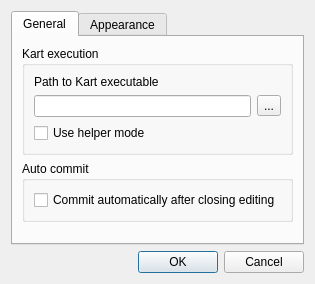
<?xml version="1.0" encoding="UTF-8"?>
<ui version="4.0">
 <class>Dialog</class>
 <widget class="QDialog" name="Dialog">
  <property name="geometry">
   <rect>
    <x>0</x>
    <y>0</y>
    <width>500</width>
    <height>400</height>
   </rect>
  </property>
  <property name="windowTitle">
   <string>Kart Settings</string>
  </property>
  <layout class="QVBoxLayout" name="mainVerticalLayout">
   <property name="sizeConstraint">
    <enum>QLayout::SetFixedSize</enum>
   </property>
   <item>
    <widget class="QTabWidget" name="tabSettings">
     <property name="currentIndex">
      <number>0</number>
     </property>
     <widget class="QWidget" name="tabGeneral">
      <attribute name="title">
       <string>General</string>
      </attribute>
      <layout class="QVBoxLayout" name="verticalLayoutGeneral">
       <item>
        <widget class="QGroupBox" name="grpKartExecution">
         <property name="title">
          <string>Kart execution</string>
         </property>
         <layout class="QGridLayout" name="gridLayoutPath">
          <item row="0" column="0">
           <widget class="QLabel" name="lblPath">
            <property name="text">
             <string>Path to Kart executable</string>
            </property>
           </widget>
          </item>
          <item row="1" column="0">
           <widget class="QLineEdit" name="txtKartPath"/>
          </item>
          <item row="1" column="1">
           <widget class="QToolButton" name="btnBrowsePath">
            <property name="text">
             <string>...</string>
            </property>
           </widget>
          </item>
          <item row="2" column="0">
           <widget class="QCheckBox" name="chkHelperMode">
            <property name="text">
             <string>Use helper mode</string>
            </property>
           </widget>
          </item>
         </layout>
        </widget>
       </item>
       <item>
        <widget class="QGroupBox" name="grpAutoCommit">
         <property name="title">
          <string>Auto commit</string>
         </property>
         <layout class="QVBoxLayout" name="verticalLayoutCommit">
          <item>
           <widget class="QCheckBox" name="chkAutoCommit">
            <property name="text">
             <string>Commit automatically after closing editing</string>
            </property>
           </widget>
          </item>
         </layout>
        </widget>
       </item>
       <item>
        <spacer name="spacerGeneral">
         <property name="orientation">
          <enum>Qt::Vertical</enum>
         </property>
         <property name="sizeHint" stdset="0">
          <size>
           <width>20</width>
           <height>10</height>
          </size>
         </property>
        </spacer>
       </item>
      </layout>
     </widget>
     <widget class="QWidget" name="tabAppearance">
      <attribute name="title">
       <string>Appearance</string>
      </attribute>
      <layout class="QVBoxLayout" name="verticalLayoutAppearance">
       <item>
        <widget class="QGroupBox" name="grpDiffStyles">
         <property name="title">
          <string>Diff Styles</string>
         </property>
         <layout class="QGridLayout" name="gridLayoutColors">
          <item row="0" column="0">
           <widget class="QLabel" name="lblStyleProfile">
            <property name="text">
             <string>Style profile</string>
            </property>
           </widget>
          </item>
          <item row="0" column="1">
           <widget class="QComboBox" name="comboDiffStyles"/>
          </item>
          <item row="1" column="0">
           <widget class="QLabel" name="lblColorAdded">
            <property name="text">
             <string>Added</string>
            </property>
           </widget>
          </item>
          <item row="1" column="1">
           <widget class="QgsColorButton" name="btnColorAdded" native="true"/>
          </item>
          <item row="2" column="0">
           <widget class="QLabel" name="lblColorRemoved">
            <property name="text">
             <string>Removed</string>
            </property>
           </widget>
          </item>
          <item row="2" column="1">
           <widget class="QgsColorButton" name="btnColorRemoved" native="true"/>
          </item>
          <item row="3" column="0">
           <widget class="QLabel" name="lblColorModified">
            <property name="text">
             <string>Modified</string>
            </property>
           </widget>
          </item>
          <item row="3" column="1">
           <widget class="QgsColorButton" name="btnColorModified" native="true"/>
          </item>
          <item row="4" column="0">
           <widget class="QLabel" name="lblColorUnchanged">
            <property name="text">
             <string>Unchanged</string>
            </property>
           </widget>
          </item>
          <item row="4" column="1">
           <widget class="QgsColorButton" name="btnColorUnchanged" native="true"/>
          </item>
         </layout>
        </widget>
       </item>
       <item>
        <spacer name="spacerAppearance">
         <property name="orientation">
          <enum>Qt::Vertical</enum>
         </property>
         <property name="sizeHint" stdset="0">
          <size>
           <width>20</width>
           <height>10</height>
          </size>
         </property>
        </spacer>
       </item>
      </layout>
     </widget>
    </widget>
   </item>
   <item>
    <widget class="QDialogButtonBox" name="buttonBox">
     <property name="standardButtons">
      <set>QDialogButtonBox::Cancel|QDialogButtonBox::Ok</set>
     </property>
    </widget>
   </item>
  </layout>
 </widget>
 <customwidgets>
  <customwidget>
   <class>QgsColorButton</class>
   <extends>QWidget</extends>
   <header>qgis.gui</header>
  </customwidget>
 </customwidgets>
 <resources/>
 <connections/>
</ui>
